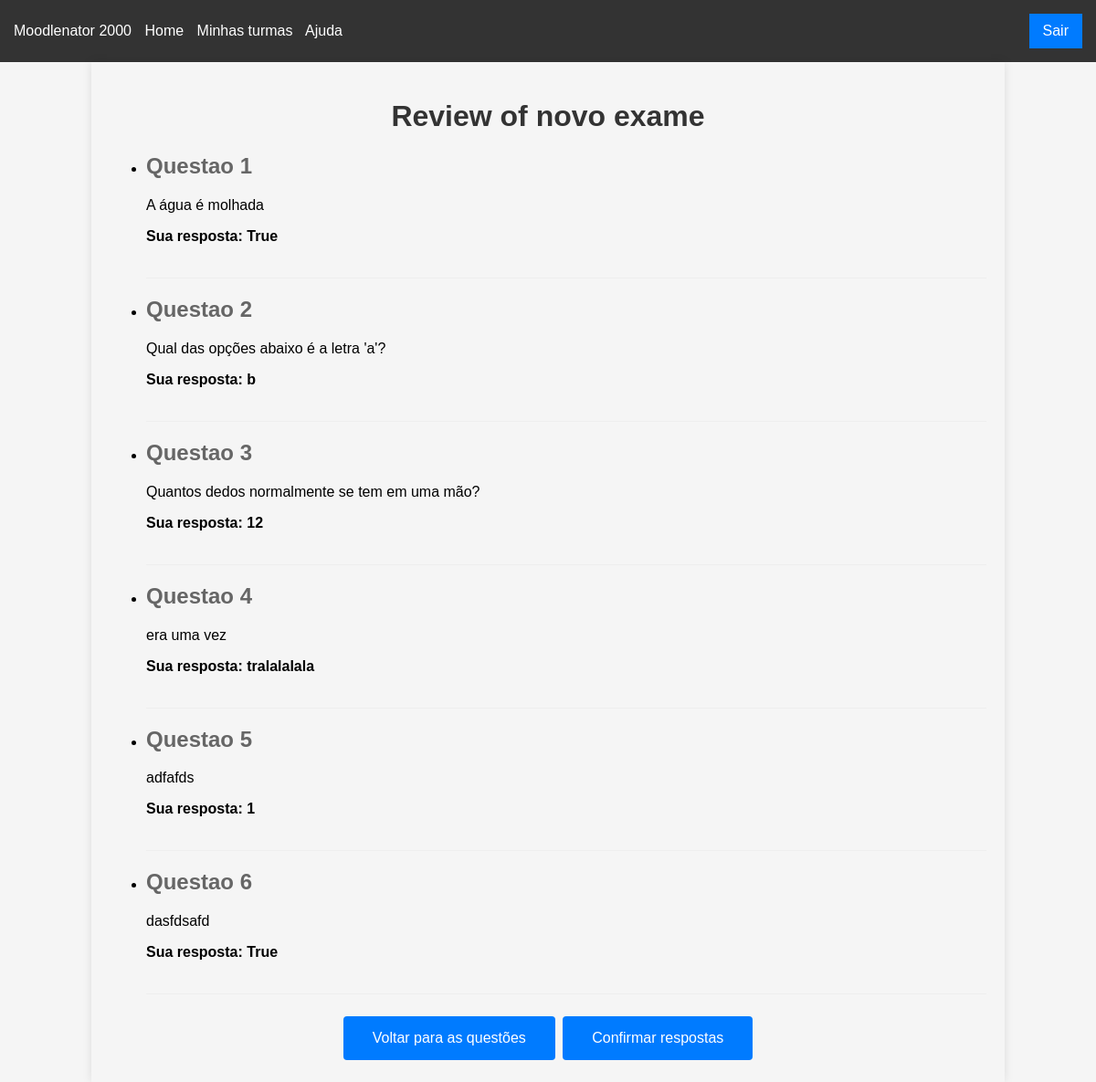
The page /exam/review/3 (signed in) on the database its author committed.
### app/models/exame.py (models this page shows, shortened)
class Exame(db.Model):
    __tablename__ = "exame"
    id = Column(Integer, primary_key=True, autoincrement=True)
    nome = Column(String(50), nullable=False)
    professor = Column(Integer, nullable=False) # todo
    nota = Column(Float, nullable=False)
    data_abertura = Column(DATETIME, nullable=False)
    data_fechamento = Column(DATETIME, nullable=False)
    duracao = Column(Integer, nullable=True)
    questoes = db.relationship("Questao", secondary="questao_exame", back_populates="exames") # many to many

### app/models/resposta_aluno.py (models this page shows, shortened)
class RespostaAluno(db.Model):
    __tablename__ = "resposta_aluno"
    id = Column(Integer, primary_key=True, autoincrement=True)
    id_exame = Column(Integer, ForeignKey("exame.id"), nullable=False)
    id_questao = Column(Integer, ForeignKey("questao.id"),  nullable=False)
    id_aluno = Column(Integer, ForeignKey("user.matricula"),  nullable=False)
    resposta = Column(String, nullable=True)
    nota = Column(Float, nullable=False)
    questao = db.relationship("Questao", back_populates="resposta_alunos")

### app/models/questao.py (models this page shows, shortened)
class Questao(db.Model):
    __tablename__ = "questao"
    id = Column(Integer, primary_key=True, autoincrement=True)
    matricula_professor = Column(Integer, nullable=False)
    tipo_questao = Column(Enum(TipoQuestao), nullable=False)
    enunciado = Column(String, nullable=False)
    resposta_certa = Column(String, nullable=False)
    opcoes = Column(PickleType, nullable=True)  # Novo campo para salvar as opções de uma questão de múltipla escolha
    habilitada = Column(Boolean, nullable=False)
    exames = db.relationship("Exame", secondary="questao_exame", back_populates="questoes") # many to many
    resposta_alunos = db.relationship("RespostaAluno", back_populates="questao") # one to many

### app/controllers/exames.py (the view)
@bp.route('/exam/review/<int:id>', methods=['GET'])
@login_required
def revisao(id):
    exam = Exame.query.get(id)
    if exam is None:
        abort(404)
    answers = RespostaAluno.query.filter_by(id_exame=exam.id, id_aluno=current_user.matricula).all()
    return render_template('revisao.html', exam=exam, answers=answers)

### app/app.py (called while the page is built)
def create_app():
    app = Flask(__name__)
    basedir = os.path.abspath(os.path.dirname(__file__))
    db_path = os.path.join(basedir, '..', 'saas.db')
    login_manager.init_app(app)
    app.config["SECRET_KEY"] = "secret"
    app.config["SQLALCHEMY_DATABASE_URI"] = f"sqlite:///{db_path}"
    db.init_app(app)
    with app.app_context():
        from .models.user import User
        from .models.exame import Exame
        from .models.questao import Questao
        db.create_all()
    bootstrap.init_app(app)
    @app.context_processor
    def inject_bootstrap():
        return {'bootstrap': bootstrap}
    from .auth import blueprints
    app.register_blueprint(blueprints()[0])
    from .controllers import blueprints
    for bp in blueprints():
        app.register_blueprint(bp)
    from .cli_cmds import seed_cli
    app.cli.add_command(seed_cli)
    return app

@login_manager.user_loader
def load_user(user_id):
    from .models.user import User
    return User.query.get(user_id)

### app/models/user.py (called while the page is built)
    @property
    def is_authenticated(self):
        return True

### app/templates/revisao.html (shortened to what this page needs)
{% extends "base.html" %}
{% block content %}
    <div class="review-container">
        <h1 class="review-title">Review of {{ exam.nome }}</h1>
        <ul>
            {% for answer in answers %}
                <li class="question-container">
                    <h2 class="question-number">Questao {{ loop.index }}</h2>
                    <p class="question-text">{{ answer.questao.enunciado }}</p>
                    <p class="response-label">Sua resposta: {{ answer.resposta }}</p>
                </li>
            {% endfor %}
        </ul>
        <div class="btn-container">
            <a href="{{ url_for('exames.comeca_exame', id=exam.id, question_index=0) }}" class="btn">Voltar para as questões</a>
            <a href="{{ url_for('exames.enviar_exame', id=exam.id) }}" class="btn">Confirmar respostas</a>
        </div>
    </div>
{% endblock %}

### app/templates/base.html (style rules this page uses)
body { font-family: Arial, sans-serif; margin: 0; padding: 0; background: #f5f5f5; }

### app/templates/revisao.html (style rules this page uses)
.review-container { width: 80%; margin: auto; padding: 20px; box-shadow: 0px 0px 10px rgba(0, 0, 0, 0.1); }
.review-title { text-align: center; color: #333; }
.question-container { margin-top: 20px; border-bottom: 1px solid #eee; padding-bottom: 20px; }
.question-number { font-weight: bold; color: #666; }
.question-text { margin-top: 10px; }
.response-label { font-weight: bold; margin-top: 10px; }
.btn { background-color: #007bff; border: none; color: white; padding: 15px 32px; text-align: center; text-decoration: none; display: inline-block; font-size: 16px; margin: 4px 2px; cursor: pointer; border-radius: 4px; }
.btn-container { text-align: center; margin-top: 20px; }

### rows shown on the page
Exame: nome "novo exame"
RespostaAluno: questao.enunciado "A água é molhada", resposta "True"
RespostaAluno: questao.enunciado "Qual das opções abaixo é a letra 'a'?", resposta "b"
RespostaAluno: questao.enunciado "Quantos dedos normalmente se tem em uma mão?", resposta "12"
RespostaAluno: questao.enunciado "era uma vez", resposta "tralalalala"
RespostaAluno: questao.enunciado "adfafds", resposta "1"
RespostaAluno: questao.enunciado "dasfdsafd", resposta "True"
